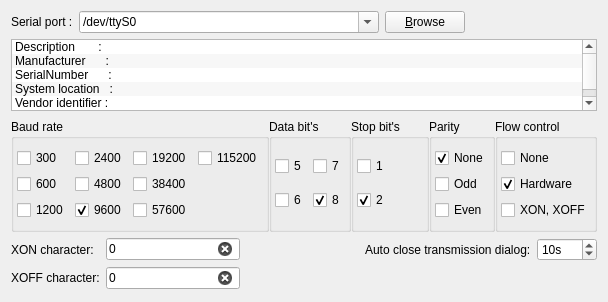
     <widget class="QWidget" name="portTab">
      <attribute name="title">
       <string>Port settings</string>
      </attribute>
      <layout class="QVBoxLayout" name="verticalLayout_2">
       <item>
        <layout class="QVBoxLayout" name="verticalLayout_4">
         <item>
          <layout class="QGridLayout" name="gridLayout_7">
           <item row="0" column="1">
            <widget class="QComboBox" name="portNameComboBox">
             <property name="minimumSize">
              <size>
               <width>300</width>
               <height>0</height>
              </size>
             </property>
             <property name="editable">
              <bool>true</bool>
             </property>
             <item>
              <property name="text">
               <string>/dev/ttyS0</string>
              </property>
             </item>
             <item>
              <property name="text">
               <string>/dev/ttyS1</string>
              </property>
             </item>
             <item>
              <property name="text">
               <string>/dev/ttyUSB0</string>
              </property>
             </item>
             <item>
              <property name="text">
               <string>/dev/ttyUSB1</string>
              </property>
             </item>
            </widget>
           </item>
           <item row="0" column="4">
            <spacer name="horizontalSpacer_5">
             <property name="orientation">
              <enum>Qt::Horizontal</enum>
             </property>
             <property name="sizeHint" stdset="0">
              <size>
               <width>40</width>
               <height>20</height>
              </size>
             </property>
            </spacer>
           </item>
           <item row="0" column="0">
            <widget class="QLabel" name="label_2">
             <property name="text">
              <string>Serial port :</string>
             </property>
            </widget>
           </item>
           <item row="0" column="3">
            <widget class="QPushButton" name="browseButton">
             <property name="text">
              <string>&amp;Browse</string>
             </property>
             <property name="icon">
              <iconset resource="application.qrc">
               <normaloff>:/images/browse.png</normaloff>:/images/browse.png</iconset>
             </property>
            </widget>
           </item>
          </layout>
         </item>
         <item>
          <widget class="QListWidget" name="portInfoListWidget">
           <property name="focusPolicy">
            <enum>Qt::NoFocus</enum>
           </property>
           <property name="toolTip">
            <string>Serial port information</string>
           </property>
           <property name="statusTip">
            <string>Information about serial port</string>
           </property>
           <property name="sizeAdjustPolicy">
            <enum>QAbstractScrollArea::AdjustToContents</enum>
           </property>
           <property name="editTriggers">
            <set>QAbstractItemView::NoEditTriggers</set>
           </property>
           <property name="showDropIndicator" stdset="0">
            <bool>false</bool>
           </property>
           <property name="alternatingRowColors">
            <bool>true</bool>
           </property>
           <item>
            <property name="text">
             <string>Description       :</string>
            </property>
           </item>
           <item>
            <property name="text">
             <string>Manufacturer      :</string>
            </property>
           </item>
           <item>
            <property name="text">
             <string>SerialNumber      :</string>
            </property>
           </item>
           <item>
            <property name="text">
             <string>System location   :</string>
            </property>
           </item>
           <item>
            <property name="text">
             <string>Vendor identifier :</string>
            </property>
           </item>
           <item>
            <property name="text">
             <string>Product identifier:</string>
            </property>
           </item>
          </widget>
         </item>
        </layout>
       </item>
       <item>
        <spacer name="verticalSpacer_3">
         <property name="orientation">
          <enum>Qt::Vertical</enum>
         </property>
         <property name="sizeType">
          <enum>QSizePolicy::Preferred</enum>
         </property>
         <property name="sizeHint" stdset="0">
          <size>
           <width>20</width>
           <height>2</height>
          </size>
         </property>
        </spacer>
       </item>
       <item>
        <layout class="QHBoxLayout" name="horizontalLayout_3">
         <property name="spacing">
          <number>0</number>
         </property>
         <item>
          <widget class="QGroupBox" name="groupBox">
           <property name="title">
            <string>Baud rate</string>
           </property>
           <layout class="QGridLayout" name="gridLayout">
            <property name="leftMargin">
             <number>3</number>
            </property>
            <property name="rightMargin">
             <number>3</number>
            </property>
            <item row="0" column="0">
             <widget class="QCheckBox" name="b1CheckBox">
              <property name="text">
               <string>300</string>
              </property>
              <property name="autoExclusive">
               <bool>true</bool>
              </property>
             </widget>
            </item>
            <item row="1" column="0">
             <widget class="QCheckBox" name="b2CheckBox">
              <property name="text">
               <string>600</string>
              </property>
              <property name="autoExclusive">
               <bool>true</bool>
              </property>
             </widget>
            </item>
            <item row="0" column="1">
             <widget class="QCheckBox" name="b4CheckBox">
              <property name="text">
               <string>2400</string>
              </property>
              <property name="autoExclusive">
               <bool>true</bool>
              </property>
             </widget>
            </item>
            <item row="2" column="0">
             <widget class="QCheckBox" name="b3CheckBox">
              <property name="text">
               <string>1200</string>
              </property>
              <property name="autoExclusive">
               <bool>true</bool>
              </property>
             </widget>
            </item>
            <item row="1" column="1">
             <widget class="QCheckBox" name="b5CheckBox">
              <property name="text">
               <string>4800</string>
              </property>
              <property name="autoExclusive">
               <bool>true</bool>
              </property>
             </widget>
            </item>
            <item row="2" column="1">
             <widget class="QCheckBox" name="b6CheckBox">
              <property name="text">
               <string>9600</string>
              </property>
              <property name="checked">
               <bool>true</bool>
              </property>
              <property name="autoExclusive">
               <bool>true</bool>
              </property>
             </widget>
            </item>
            <item row="0" column="2">
             <widget class="QCheckBox" name="b7CheckBox">
              <property name="text">
               <string>19200</string>
              </property>
              <property name="autoExclusive">
               <bool>true</bool>
              </property>
             </widget>
            </item>
            <item row="1" column="2">
             <widget class="QCheckBox" name="b8CheckBox">
              <property name="text">
               <string>38400</string>
              </property>
              <property name="autoExclusive">
               <bool>true</bool>
              </property>
             </widget>
            </item>
            <item row="2" column="2">
             <widget class="QCheckBox" name="b9CheckBox">
              <property name="text">
               <string>57600</string>
              </property>
              <property name="autoExclusive">
               <bool>true</bool>
              </property>
             </widget>
            </item>
            <item row="0" column="3">
             <widget class="QCheckBox" name="b11CheckBox">
              <property name="text">
               <string>115200</string>
              </property>
              <property name="autoExclusive">
               <bool>true</bool>
              </property>
             </widget>
            </item>
           </layout>
          </widget>
         </item>
         <item>
          <widget class="QGroupBox" name="groupBox_2">
           <property name="title">
            <string>Data bit's</string>
           </property>
           <layout class="QGridLayout" name="gridLayout_2">
            <property name="leftMargin">
             <number>3</number>
            </property>
            <property name="rightMargin">
             <number>3</number>
            </property>
            <item row="0" column="1">
             <widget class="QCheckBox" name="d3CheckBox">
              <property name="text">
               <string>7</string>
              </property>
              <property name="autoExclusive">
               <bool>true</bool>
              </property>
             </widget>
            </item>
            <item row="0" column="0">
             <widget class="QCheckBox" name="d1CheckBox">
              <property name="text">
               <string>5</string>
              </property>
              <property name="autoExclusive">
               <bool>true</bool>
              </property>
             </widget>
            </item>
            <item row="1" column="1">
             <widget class="QCheckBox" name="d4CheckBox">
              <property name="text">
               <string>8</string>
              </property>
              <property name="checked">
               <bool>true</bool>
              </property>
              <property name="autoExclusive">
               <bool>true</bool>
              </property>
             </widget>
            </item>
            <item row="1" column="0">
             <widget class="QCheckBox" name="d2CheckBox">
              <property name="text">
               <string>6</string>
              </property>
              <property name="autoExclusive">
               <bool>true</bool>
              </property>
             </widget>
            </item>
           </layout>
          </widget>
         </item>
         <item>
          <widget class="QGroupBox" name="groupBox_3">
           <property name="title">
            <string>Stop bit's</string>
           </property>
           <layout class="QGridLayout" name="gridLayout_3">
            <property name="leftMargin">
             <number>3</number>
            </property>
            <property name="rightMargin">
             <number>3</number>
            </property>
            <item row="0" column="0">
             <widget class="QCheckBox" name="s1CheckBox">
              <property name="text">
               <string>1</string>
              </property>
              <property name="autoExclusive">
               <bool>true</bool>
              </property>
             </widget>
            </item>
            <item row="1" column="0">
             <widget class="QCheckBox" name="s2CheckBox">
              <property name="text">
               <string>2</string>
              </property>
              <property name="checked">
               <bool>true</bool>
              </property>
              <property name="autoExclusive">
               <bool>true</bool>
              </property>
             </widget>
            </item>
           </layout>
          </widget>
         </item>
         <item>
          <widget class="QGroupBox" name="groupBox_4">
           <property name="title">
            <string>Parity</string>
           </property>
           <layout class="QGridLayout" name="gridLayout_4">
            <property name="leftMargin">
             <number>3</number>
            </property>
            <property name="rightMargin">
             <number>3</number>
            </property>
            <item row="0" column="0">
             <widget class="QCheckBox" name="p1CheckBox">
              <property name="text">
               <string>None</string>
              </property>
              <property name="checked">
               <bool>true</bool>
              </property>
              <property name="autoExclusive">
               <bool>true</bool>
              </property>
             </widget>
            </item>
            <item row="2" column="0">
             <widget class="QCheckBox" name="p3CheckBox">
              <property name="text">
               <string>Even</string>
              </property>
              <property name="autoExclusive">
               <bool>true</bool>
              </property>
             </widget>
            </item>
            <item row="1" column="0">
             <widget class="QCheckBox" name="p2CheckBox">
              <property name="text">
               <string>Odd</string>
              </property>
              <property name="autoExclusive">
               <bool>true</bool>
              </property>
             </widget>
            </item>
           </layout>
          </widget>
         </item>
         <item>
          <widget class="QGroupBox" name="flowControlGroupBox">
           <property name="title">
            <string>Flow control</string>
           </property>
           <layout class="QGridLayout" name="gridLayout_5">
            <property name="leftMargin">
             <number>3</number>
            </property>
            <property name="rightMargin">
             <number>3</number>
            </property>
            <item row="0" column="0">
             <widget class="QCheckBox" name="f1CheckBox">
              <property name="text">
               <string>None</string>
              </property>
              <property name="autoExclusive">
               <bool>true</bool>
              </property>
             </widget>
            </item>
            <item row="1" column="0">
             <widget class="QCheckBox" name="f2CheckBox">
              <property name="text">
               <string>Hardware</string>
              </property>
              <property name="checked">
               <bool>true</bool>
              </property>
              <property name="autoRepeat">
               <bool>false</bool>
              </property>
              <property name="autoExclusive">
               <bool>true</bool>
              </property>
             </widget>
            </item>
            <item row="2" column="0">
             <widget class="QCheckBox" name="f3CheckBox">
              <property name="text">
               <string>XON, XOFF</string>
              </property>
              <property name="autoExclusive">
               <bool>true</bool>
              </property>
             </widget>
            </item>
           </layout>
          </widget>
         </item>
        </layout>
       </item>
       <item>
        <layout class="QGridLayout" name="gridLayout_15">
         <item row="1" column="3">
          <widget class="QLineEdit" name="xoffInput">
           <property name="sizePolicy">
            <sizepolicy hsizetype="MinimumExpanding" vsizetype="Fixed">
             <horstretch>0</horstretch>
             <verstretch>0</verstretch>
            </sizepolicy>
           </property>
           <property name="toolTip">
            <string>XOFF (DC3) - 19 Dec. 0x13 Hex.
XOFF (DC4) - 20 Dec. 0x14 Hex.
This setting is used only in GCodeWorkShop (is not applied to serial port) and works with hardware and software flow control.
Set XON or XOFF to 0 if you want disable it.</string>
           </property>
           <property name="text">
            <string>0</string>
           </property>
           <property name="maxLength">
            <number>3</number>
           </property>
           <property name="clearButtonEnabled">
            <bool>true</bool>
           </property>
          </widget>
         </item>
         <item row="0" column="0">
          <widget class="QLabel" name="label_5">
           <property name="enabled">
            <bool>true</bool>
           </property>
           <property name="text">
            <string>XON character:</string>
           </property>
          </widget>
         </item>
         <item row="0" column="3">
          <widget class="QLineEdit" name="xonInput">
           <property name="sizePolicy">
            <sizepolicy hsizetype="MinimumExpanding" vsizetype="Fixed">
             <horstretch>0</horstretch>
             <verstretch>0</verstretch>
            </sizepolicy>
           </property>
           <property name="toolTip">
            <string>XON (DC1) - 17 Dec. 0x11 Hex.
XON (DC2) - 18 Dec. 0x12 Hex.
This setting is used only in GCodeWorkShop (is not applied to serial port) and works with hardware and software flow control.
Set XON or XOFF to 0 if you want disable it.</string>
           </property>
           <property name="text">
            <string>0</string>
           </property>
           <property name="maxLength">
            <number>32767</number>
           </property>
           <property name="clearButtonEnabled">
            <bool>true</bool>
           </property>
          </widget>
         </item>
         <item row="0" column="6">
          <widget class="QSpinBox" name="autoCloseSpinBox">
           <property name="toolTip">
            <string>Automatically close transmission dialog after the last character was sent/received.
This setting is also used in file server mode to detect end of incoming transmission and gives time to operator to swich CNC into reciving mode.</string>
           </property>
           <property name="suffix">
            <string>s</string>
           </property>
           <property name="minimum">
            <number>0</number>
           </property>
           <property name="maximum">
            <number>3600</number>
           </property>
           <property name="value">
            <number>10</number>
           </property>
          </widget>
         </item>
         <item row="1" column="0">
          <widget class="QLabel" name="label_6">
           <property name="enabled">
            <bool>true</bool>
           </property>
           <property name="text">
            <string>XOFF character:</string>
           </property>
          </widget>
         </item>
         <item row="0" column="5">
          <widget class="QLabel" name="label_15">
           <property name="text">
            <string>Auto close transmission dialog:</string>
           </property>
          </widget>
         </item>
         <item row="0" column="4">
          <spacer name="horizontalSpacer_8">
           <property name="orientation">
            <enum>Qt::Horizontal</enum>
           </property>
           <property name="sizeHint" stdset="0">
            <size>
             <width>40</width>
             <height>20</height>
            </size>
           </property>
          </spacer>
         </item>
        </layout>
       </item>
       <item>
        <spacer name="verticalSpacer">
         <property name="orientation">
          <enum>Qt::Vertical</enum>
         </property>
         <property name="sizeHint" stdset="0">
          <size>
           <width>20</width>
           <height>2</height>
          </size>
         </property>
        </spacer>
       </item>
      </layout>
     </widget>
